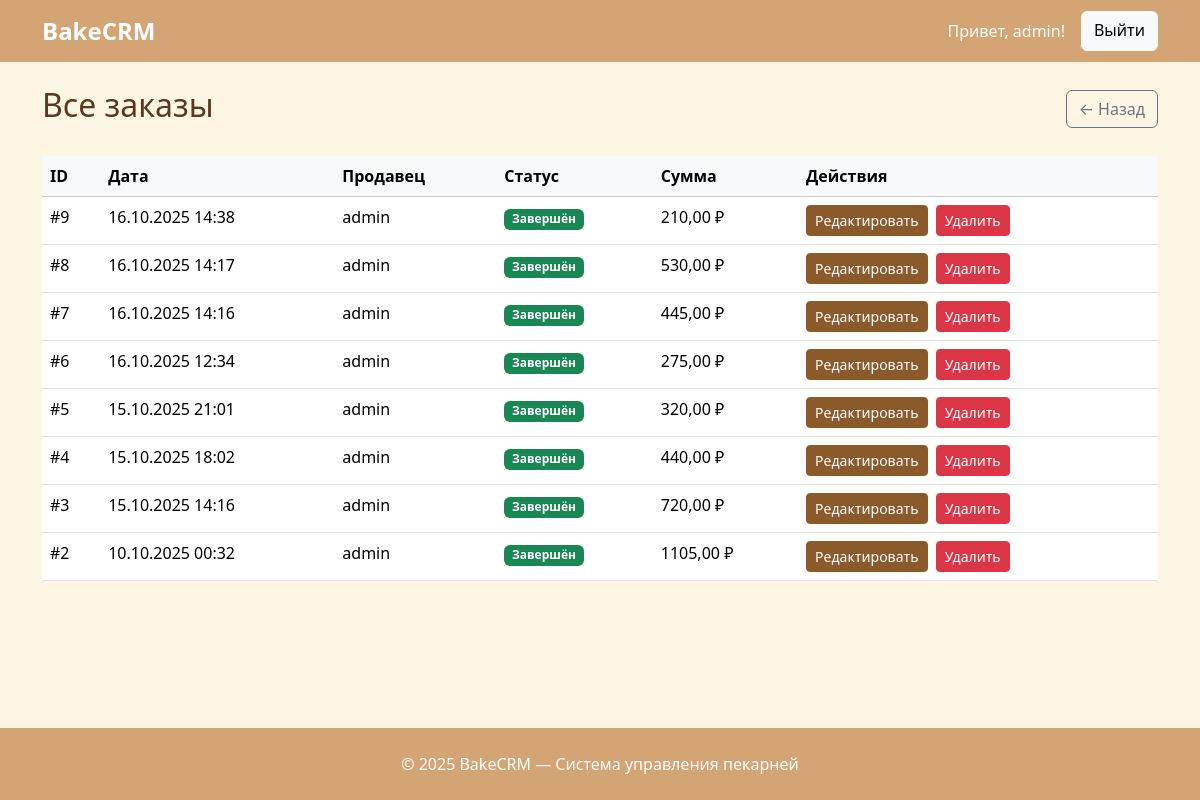
The page /bakery/admin/orders/ (signed in) on the database its author committed.
### bakery/models.py (models this page shows, shortened)
class Order(models.Model):
	STATUS_CHOICES = [
		('pending', 'Ожидает оплаты'),
		('paid', 'Оплачен'),
		('completed', 'Завершен'),
		('canceled', 'Отменен'),
	]
	created_by = models.ForeignKey(User, on_delete=models.CASCADE, related_name='created_orders', verbose_name='Создан продавцом')
	created_at = models.DateTimeField('Создан', default=timezone.now)
	updated_at = models.DateTimeField('Обновлен', auto_now=True)
	status = models.CharField('Статус', max_length=20, choices=STATUS_CHOICES, default='pending')
	total_amount = models.DecimalField('Итого', max_digits=10, decimal_places=2, default=0)
	class Meta:
		verbose_name = 'Заказ'
		verbose_name_plural = 'Заказы'
		ordering = ['-created_at']

### bakery/views.py (the view)
# urls.py: path('admin/orders/', views.order_list_admin, name='order_list_admin'),
@superuser_required
def order_list_admin(request):
	orders = Order.objects.all().order_by('-created_at')
	products = Product.objects.all()
	return render(request, 'bakery/order_list_admin.html', {'orders': orders, 'products': products})

### bakery/views.py (called while the page is built)
def superuser_required(view_func):
	return user_passes_test(lambda u: u.is_superuser)(view_func)

### templates/bakery/order_list_admin.html (shortened to what this page needs)
{% extends 'base.html' %}
{% block content %}
<div class="d-flex justify-content-between align-items-center mb-4">
    <h2>Все заказы</h2>
    <a href="{% url 'home' %}" class="btn btn-outline-secondary">← Назад</a>
</div>
<div class="table-responsive">
    <table class="table table-hover">
        <thead class="table-light">
            <tr>
                <th>ID</th><th>Дата</th><th>Продавец</th><th>Статус</th><th>Сумма</th><th>Действия</th>
            </tr>
        </thead>
        <tbody>
            {% for order in orders %}
            <tr>
                <td>#{{ order.id }}</td>
                <td>{{ order.created_at|date:"d.m.Y H:i" }}</td>
                <td>{{ order.created_by.username }}</td>
                <td>
                    {% if order.status == 'completed' %}<span class="badge bg-success">Завершён</span>
                    {% elif order.status == 'paid' %}<span class="badge bg-info">Оплачен</span>
                    {% elif order.status == 'pending' %}<span class="badge bg-warning">Ожидает оплаты</span>
                    {% else %}<span class="badge bg-secondary">{{ order.get_status_display }}</span>
                    {% endif %}
                </td>
                <td>{{ order.total_amount }} ₽</td>
                <td>
                    <button class="btn btn-sm btn-primary me-1"
                            onclick="openOrderModal({{ order.id }}, '{{ order.get_status_display|escapejs }}', '{{ order.status }}')">
                        Редактировать
                    </button>
                    <button class="btn btn-sm btn-danger"
                            onclick="deleteOrder({{ order.id }})">
                        Удалить
                    </button>
                </td>
            </tr>
            {% endfor %}
        </tbody>
    </table>
</div>
{% endblock %}

### templates/base.html (shortened to what this page needs)
{% load static %}
<!DOCTYPE html>
<html lang="ru">
<head>
    <link href="https://cdn.jsdelivr.net/npm/bootstrap@5.3.3/dist/css/bootstrap.min.css" rel="stylesheet">
</head>
<body>
<nav class="navbar navbar-expand-lg navbar-light">
    <div class="container">
        <a class="navbar-brand" href="{% url 'home' %}">BakeCRM</a>
        <div class="navbar-nav ms-auto">
            {% if user.is_authenticated %}
                <span class="navbar-text text-white me-3">Привет, {{ user.username }}!</span>
                <a class="btn btn-light" href="{% url 'logout' %}">Выйти</a>
            {% endif %}
        </div>
    </div>
</nav>
<div class="container mt-4">
    {% block content %}{% endblock %}
</div>
<footer class="footer fixed-bottom">
    <div class="container">
        <p class="mb-0">&copy; 2025 BakeCRM — Система управления пекарней</p>
    </div>
</footer>
</body>
</html>

### templates/base.html (style rules this page uses)
:root { --bakery-primary: #8B5A2B; --bakery-secondary: #D4A574; --bakery-light: #F9F3E9; --bakery-bg: #FDF6E3; --bakery-accent: #A67C52; }
body { background-color: var(--bakery-bg); color: #5a3921; }
.navbar { background-color: var(--bakery-secondary) !important; }
.navbar-brand { color: white !important; font-weight: bold; font-size: 1.5rem; }
.btn-primary { background-color: var(--bakery-primary); border-color: var(--bakery-primary); }
.footer { background-color: var(--bakery-secondary); color: white; padding: 1.5rem 0; margin-top: 3rem; text-align: center; }

### rows shown on the page
Order: id "9", created_at "16.10.2025 14:38", created_by.username "admin", status "Завершён", total_amount "210,00"
Order: id "8", created_at "16.10.2025 14:17", created_by.username "admin", status "Завершён", total_amount "530,00"
Order: id "7", created_at "16.10.2025 14:16", created_by.username "admin", status "Завершён", total_amount "445,00"
Order: id "6", created_at "16.10.2025 12:34", created_by.username "admin", status "Завершён", total_amount "275,00"
Order: id "5", created_at "15.10.2025 21:01", created_by.username "admin", status "Завершён", total_amount "320,00"
Order: id "4", created_at "15.10.2025 18:02", created_by.username "admin", status "Завершён", total_amount "440,00"
Order: id "3", created_at "15.10.2025 14:16", created_by.username "admin", status "Завершён", total_amount "720,00"
Order: id "2", created_at "10.10.2025 00:32", created_by.username "admin", status "Завершён", total_amount "1105,00"

### other values the page prints
{{ user.username }} "admin"
